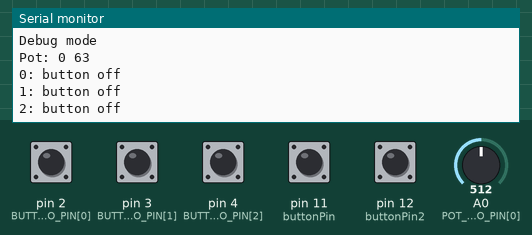
Recording of a sketch running on a simulated Arduino Uno, built with avr-gcc and run on an emulated ATmega328P. On the bench: the last lines printed to the serial monitor. The test bench sets the inputs (shaded band); at power-on: pin 2 (BUTTON_ARDUINO_PIN[0]), pin 3 (BUTTON_ARDUINO_PIN[1]), pin 4 (BUTTON_ARDUINO_PIN[2]) HIGH, pin 11 (buttonPin), pin 12 (buttonPin2) LOW, A0 (POT_ARDUINO_PIN[0]) = 512.

Above: at 1.2 s.
1.3 s: pin 2 (BUTTON_ARDUINO_PIN[0]) pulled LOW for 0.15 s
At 1.43 s:
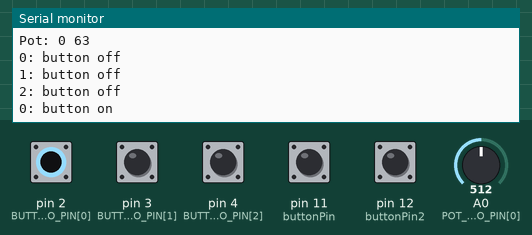
2.9 s: A0 (POT_ARDUINO_PIN[0]) set to 716
At 3.7 s:
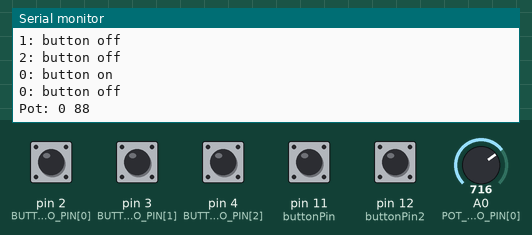
4.4 s: pin 3 (BUTTON_ARDUINO_PIN[1]) pulled LOW for 0.15 s
At 5.6 s:
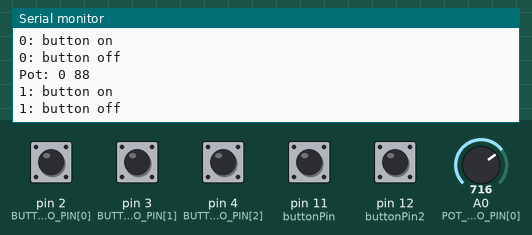
6.0 s: pin 4 (BUTTON_ARDUINO_PIN[2]) pulled LOW for 0.15 s
At 6.8 s:
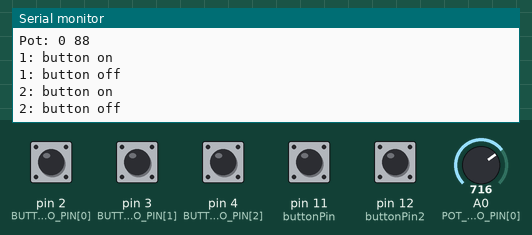
7.6 s: A0 (POT_ARDUINO_PIN[0]) set to 900
At 8.5 s:
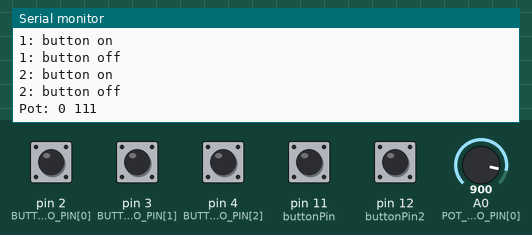
Timing chart, 0 to 10.1 s (numbered marks = the images above; inputs shaded):
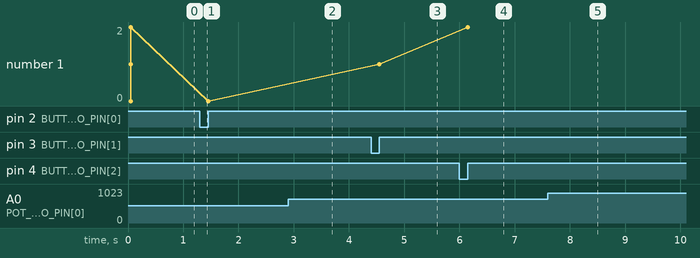

The sketch:

MIDIarduinoEXTRA.ino
```cpp
// "ATMEGA328" for the Board
// "DEBUG" if you just want to debug the code in the serial monitor

#define DEBUG 1

// -- Defines the MIDI library -- //

#ifdef ATMEGA328
#include <MIDI.h> // by Francois Best
MIDI_CREATE_DEFAULT_INSTANCE();

#endif
// ---- //

/////////////////////////////////////////////
// BUTTONS
const int N_BUTTONS = 3; //*  total numbers of buttons
const int BUTTON_ARDUINO_PIN[N_BUTTONS] = {2,3,4}; //* pins of each button connected straight to the Arduino
int x =0;
const int buttonPin = 11; // button for up transpose
const int buttonPin2 = 12; // button for down transpose
int buttonState = 0;
int buttonState2 = 0;
int buttonCState[N_BUTTONS] = {};        // stores the button current value
int buttonPState[N_BUTTONS] = {};        // stores the button previous value

//#define pin13 1 //* uncomment if you are using pin 13 (pin with led), or comment the line if not using
byte pin13index = 12; //* put the index of the pin 13 of the buttonPin[] array if you are using, if not, comment

// debounce
unsigned long lastDebounceTime[N_BUTTONS] = {0};  // the last time the output pin was toggled
unsigned long debounceDelay = 50;    //* the debounce time; increase if the output flickers

/////////////////////////////////////////////
// POTENTIOMETERS
const int N_POTS = 1; //* total numbers of pots (slide & rotary)
const int POT_ARDUINO_PIN[N_POTS] = {A0}; //* pins of each pot connected straight to the Arduino

int potCState[N_POTS] = {0}; // Current state of the pot
int potPState[N_POTS] = {0}; // Previous state of the pot
int potVar = 0; // Difference between the current and previous state of the pot

int midiCState[N_POTS] = {0}; // Current state of the midi value
int midiPState[N_POTS] = {0}; // Previous state of the midi value

const int TIMEOUT = 300; //* Amount of time the potentiometer will be read after it exceeds the varThreshold
const int varThreshold = 10; //* Threshold for the potentiometer signal variation
boolean potMoving = true; // If the potentiometer is moving
unsigned long PTime[N_POTS] = {0}; // Previously stored time
unsigned long timer[N_POTS] = {0}; // Stores the time that has elapsed since the timer was reset
// MIDI
byte midiCh = 1; //* MIDI channel to be used
byte note = 48; //* Lowest note to be used here it is C4
byte cc = 1; //* Lowest MIDI CC to be used


void setup() {

  pinMode(buttonPin, INPUT);
  pinMode(buttonPin2, INPUT);
  // 31250 for MIDI class compliant | 115200 for Hairless MIDI
  Serial.begin(115200); //*

#ifdef DEBUG
Serial.println("Debug mode");
Serial.println();
#endif

  // Buttons
  for (int i = 0; i < N_BUTTONS; i++) {
    pinMode(BUTTON_ARDUINO_PIN[i], INPUT_PULLUP);
  }

#ifdef pin13
pinMode(BUTTON_ARDUINO_PIN[pin13index], INPUT);
#endif

}

/////////////////////////////////////////////
// LOOP
void loop() {

  buttonState = digitalRead(buttonPin);
  buttonState2 = digitalRead(buttonPin2);
  if(buttonState == 1)
  {
    x++;
    delay(500);
  }
  else if(buttonState2 == 1)
  {
    x--;
    delay(500);
  }
  buttons();
  potentiometers();

}


// BUTTONS
void buttons() {

  for (int i = 0; i < N_BUTTONS; i++) {

    buttonCState[i] = digitalRead(BUTTON_ARDUINO_PIN[i]);  // read pins from arduino

#ifdef pin13
if (i == pin13index) {
buttonCState[i] = !buttonCState[i]; // inverts the pin 13 because it has a pull down resistor instead of a pull up
}
#endif

    if ((millis() - lastDebounceTime[i]) > debounceDelay) {

      if (buttonPState[i] != buttonCState[i]) {
        lastDebounceTime[i] = millis();

        if (buttonCState[i] == LOW) {

          // Sends the MIDI note ON accordingly to the chosen board
#ifdef ATMEGA328
// use if using with ATmega328 (uno, mega, nano...)
MIDI.sendNoteOn(note + i + x, 127, midiCh); // note, velocity, channel


#elif DEBUG
Serial.print(i);
Serial.println(": button on");
#endif

        }
        else {

          // Sends the MIDI note OFF accordingly to the chosen board
#ifdef ATMEGA328
// use if using with ATmega328 (uno, mega, nano...)
MIDI.sendNoteOn(note + i + x, 0, midiCh); // note, velocity, channel

#elif DEBUG
Serial.print(i);
Serial.println(": button off");
#endif

        }
        buttonPState[i] = buttonCState[i];
      }
    }
  }
}

/////////////////////////////////////////////
// POTENTIOMETERS
void potentiometers() {


  for (int i = 0; i < N_POTS; i++) { // Loops through all the potentiometers

    potCState[i] = analogRead(POT_ARDUINO_PIN[i]); // reads the pins from arduino

    midiCState[i] = map(potCState[i], 0, 1023, 0, 127); // Maps the reading of the potCState to a value usable in midi

    potVar = abs(potCState[i] - potPState[i]); // Calculates the absolute value between the difference between the current and previous state of the pot

    if (potVar > varThreshold) { // Opens the gate if the potentiometer variation is greater than the threshold
      PTime[i] = millis(); // Stores the previous time
    }

    timer[i] = millis() - PTime[i]; // Resets the timer 11000 - 11000 = 0ms

    if (timer[i] < TIMEOUT) { // If the timer is less than the maximum allowed time it means that the potentiometer is still moving
      potMoving = true;
    }
    else {
      potMoving = false;
    }

    if (potMoving == true) { // If the potentiometer is still moving, send the change control
      if (midiPState[i] != midiCState[i]) {

        // Sends the MIDI CC accordingly to the chosen board
#ifdef ATMEGA328
// use if using with ATmega328 (uno, mega, nano...)
MIDI.sendControlChange(cc + i, midiCState[i], midiCh); // cc number, cc value, midi channel


#elif DEBUG
Serial.print("Pot: ");
Serial.print(i);
Serial.print(" ");
Serial.println(midiCState[i]);
//Serial.print("  ");
#endif

        potPState[i] = potCState[i]; // Stores the current reading of the potentiometer to compare with the next
        midiPState[i] = midiCState[i];
      }
    }
  }
}
```

Measured:
- after the input at 1.3 s, the serial monitor: prints a new line at once (image 1)
- after the input at 2.9 s, the serial monitor: prints a new line at once (image 2)
- after the input at 4.4 s, the serial monitor: prints a new line at once (image 3)
- after the input at 6.0 s, the serial monitor: prints a new line at once (image 4)
- after the input at 7.6 s, the serial monitor: prints a new line at once (image 5)
- plotted number 1: 0 → 1 after the input at 4.4 s, 1 → 2 after the input at 6.0 s
